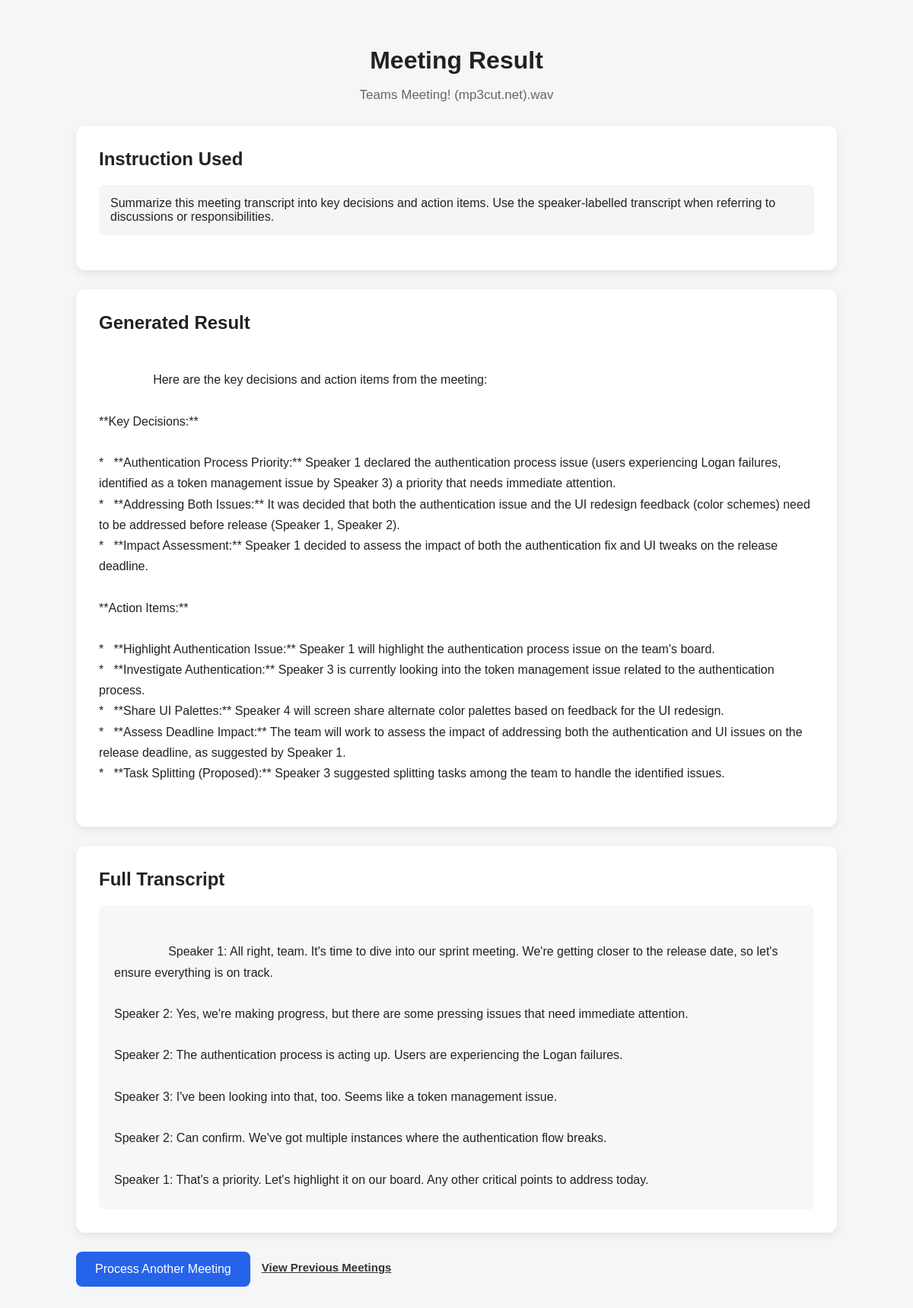
Page /result/2 on the committed database.
### tables this page shows
CREATE TABLE meetings (

            id INTEGER PRIMARY KEY AUTOINCREMENT,

            filename TEXT NOT NULL,

            transcript TEXT NOT NULL,

            user_prompt TEXT NOT NULL,

            result TEXT NOT NULL,

            created_at TIMESTAMP DEFAULT CURRENT_TIMESTAMP

        );

### app.py (the view)
@app.route("/result/<int:meeting_id>")
def meeting_result(meeting_id):
    meeting = get_meeting(meeting_id)
    if meeting is None:
        flash("Meeting not found.")
        return redirect(
            url_for("index")
        )
    return render_template(
        "result.html",
        filename=meeting["filename"],
        transcript=meeting["transcript"],
        result=meeting["result"],
        user_prompt=meeting["user_prompt"]
    )

### database.py (called while the page is built)
def get_connection():
    connection = sqlite3.connect(DATABASE)
    connection.row_factory = sqlite3.Row
    return connection

def get_meeting(meeting_id):
    connection = get_connection()
    cursor = connection.cursor()
    cursor.execute(
        """
        SELECT *

        FROM meetings

        WHERE id = ?
        """,
        (meeting_id,)
    )
    meeting = cursor.fetchone()
    connection.close()
    return meeting

### templates/result.html (shortened to what this page needs)
<!DOCTYPE html>
<html lang="en">
<head>
    <link rel="stylesheet"
          href="{{ url_for('static', filename='style.css') }}">
</head>
<body>
    <div class="container">
        <header class="result-header">
            <h1>Meeting Result</h1>
            <p class="file-name">
                {{ filename }}
            </p>
        </header>
        <div class="result-card">
            <h2>Instruction Used</h2>
            <p class="prompt-text">
                {{ user_prompt }}
            </p>
        </div>
        <div class="result-card">
            <h2>Generated Result</h2>
            <div class="generated-result">
                {{ result }}
            </div>
        </div>
        <div class="result-card">
            <h2>Full Transcript</h2>
            <div class="transcript">
                {{ transcript }}
            </div>
        </div>
        <div class="button-group">
            <a href="{{ url_for('index') }}"
               class="button">
                Process Another Meeting
            </a>
            <a
                href="{{ url_for('history') }}"
                class="history-link"
            >
                View Previous Meetings
            </a>
        </div>
    </div>
</body>
</html>

### static/style.css (style rules this page uses)
* { box-sizing: border-box; }
body { margin: 0; font-family: Arial, sans-serif; background: #f4f6f8; color: #222; }
.container { width: 90%; max-width: 1000px; margin: auto; padding: 40px 0; }
header { text-align: center; margin-bottom: 30px; }
header h1 { margin-bottom: 10px; }
header p { color: #666; font-size: 17px; }
.upload-card, .result-card, .history-list { background: white; padding: 30px; border-radius: 12px; margin-bottom: 25px; box-shadow: 0 4px 12px rgba(0,0,0,0.08); }
button, .button { display: inline-block; border: none; padding: 14px 25px; border-radius: 8px; background: #2563eb; color: white; text-decoration: none; cursor: pointer; font-size: 16px; }
.result-card h2 { margin-top: 0; }
.transcript { white-space: pre-wrap; line-height: 1.7; max-height: 400px; overflow-y: auto; background: #f7f7f7; padding: 20px; border-radius: 8px; }
.button-group { display: flex; gap: 15px; flex-wrap: wrap; }
.history-link { color: #2563eb; text-decoration: none; font-weight: bold; }
.prompt-text { background: #f5f5f5; padding: 15px; border-radius: 6px; }
.generated-result { white-space: pre-wrap; line-height: 1.7; }
.file-name { color: #666; }
.history-link { display: inline-block; margin-top: 12px; color: #333; text-decoration: underline; font-size: 15px; }

### rows in the picture
meetings: filename "Teams Meeting! (mp3cut.net).wav", user_prompt "Summarize this meeting transcript into key decisions and action items. Use the speaker-labelled transcript when referring to discussions or responsibilities.", result "Here are the key decisions and action items from the meeting: **Key Decisions:** * **Authentication Process Priority:** Speaker 1 declared the authentication process issue (users experiencing Logan failures, identified as a token management issue by Speaker 3) a priority that needs immediate attention. * **Addressing Both Issues:** It was decided that both the authentication issue and the UI redesign feedback (color schemes) need to be addressed before release (Speaker 1, Speaker 2). * **Impact Assessment:** Speaker 1 decided to assess the impact of both the authentication fix and UI tweaks on the release deadline. **Action Items:** * **Highlight Authentication Issue:** Speaker 1 will…"
